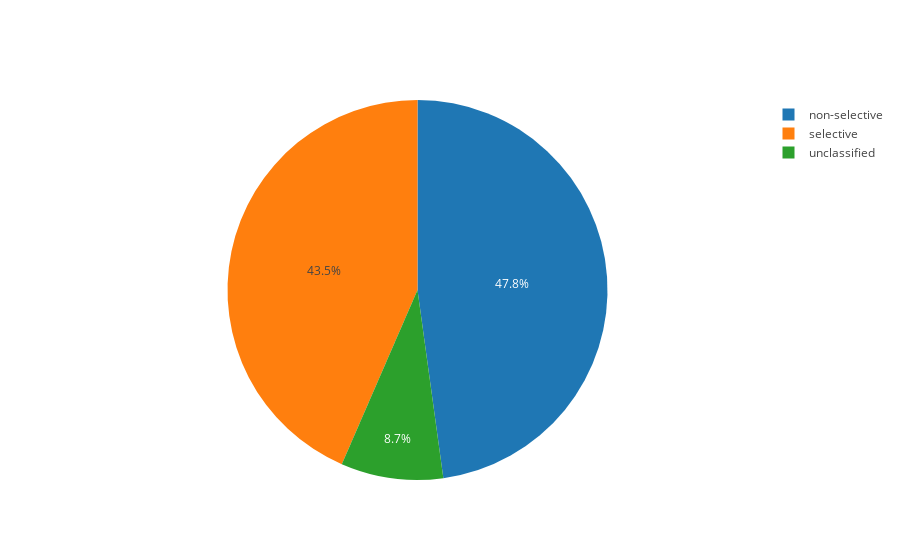

Notebook cell for this chart:
### Code cell
labels = ["selective", "non-selective", "unclassified"]
values = [sum(1 for classification in classified_neurons.values() if classification == "selective")]
values.append(sum(1 for classification in classified_neurons.values() if classification == "not-selective"))
values.append(sum(1 for classification in classified_neurons.values() if classification == "unclassified"))

trace = go.Pie(labels=labels, values=values)

plotly.offline.iplot([trace])

### Figure 1 — Plotly figure (JSON) as saved in the notebook; plotly's stock layout.template omitted (floating-point values rounded to 4 significant figures)
{"data": [{"labels": ["selective", "non-selective", "unclassified"], "type": "pie", "uid": "269ead", "values": [30, 33, 6]}], "layout": {"autosize": true}}
